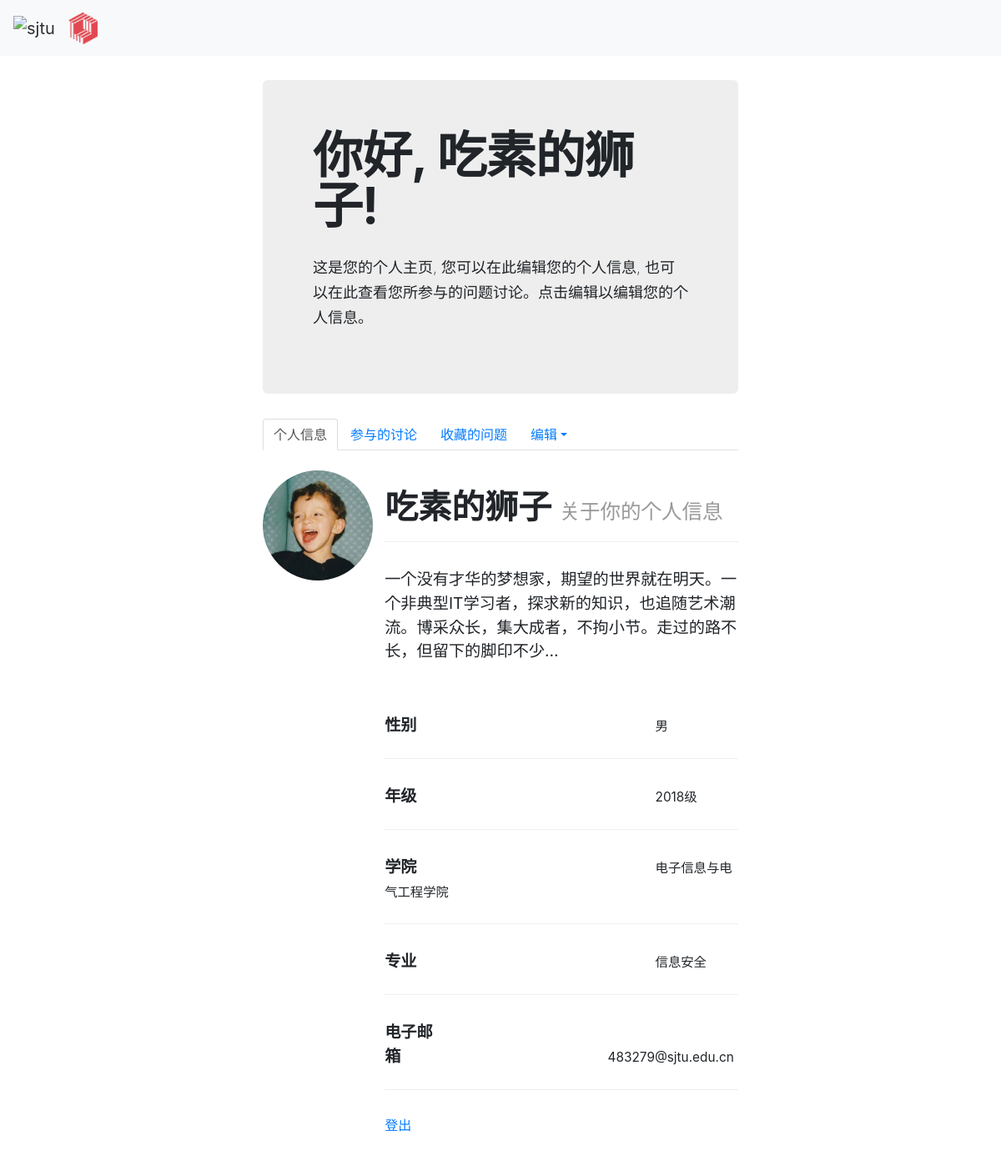
The page /qas_system/userpage/ (signed in) on the database as committed earlier.
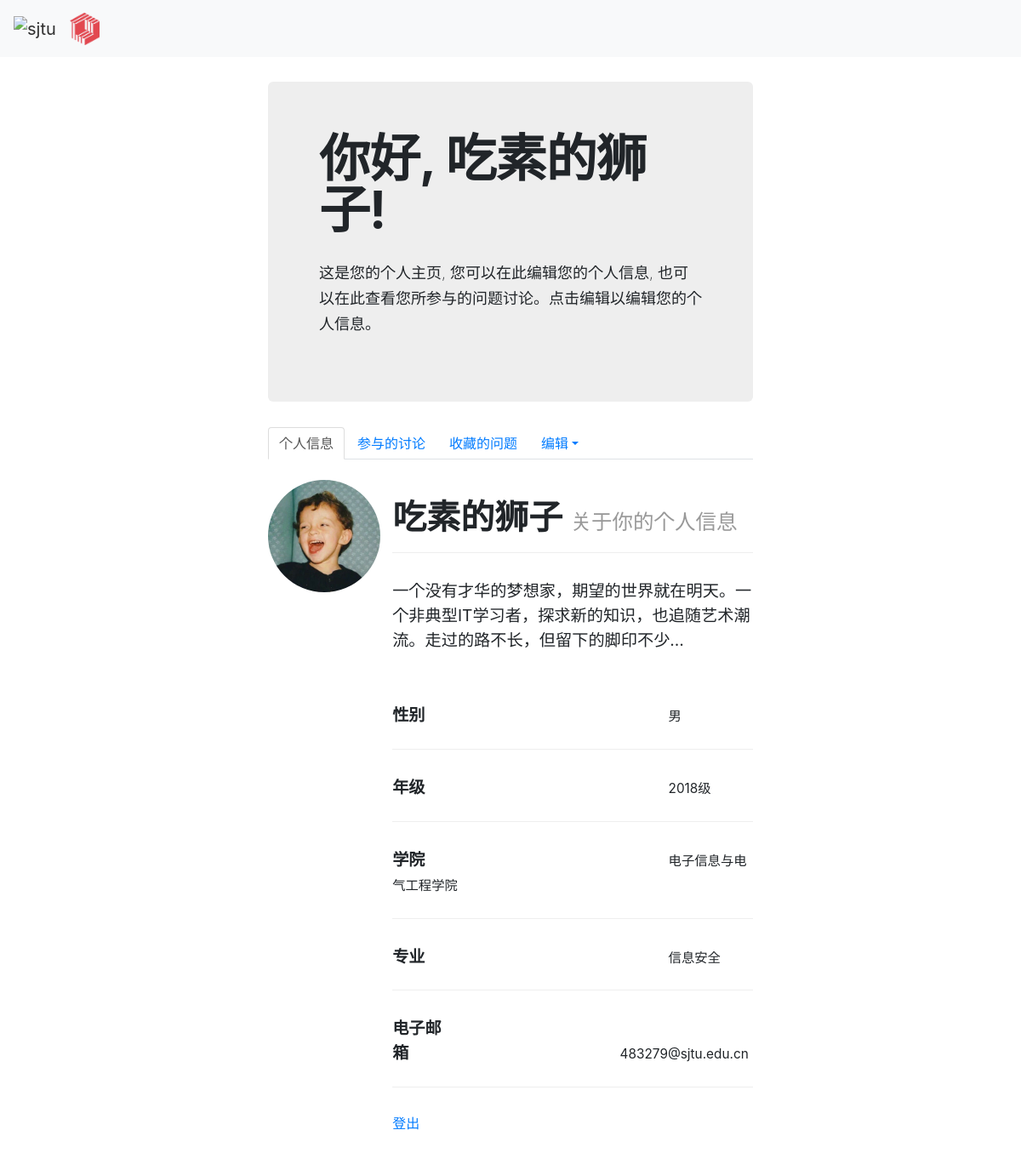
The same page on the database as committed later.
### qas_system/models.py (models this page shows, shortened)
class User(models.Model):
    user_name = models.CharField(verbose_name='用户名', max_length=30, blank=False, unique=True)
    password = models.CharField(verbose_name='密码', max_length=30, blank=False)
    avatar = models.ImageField(upload_to='avatar/', verbose_name='头像', blank=True, null=True)
    email = models.EmailField(default='', verbose_name='邮箱', blank=True, null=True)
    bio = models.TextField(max_length=500, default='', verbose_name='个人简介', blank=True, null=True)
    college = models.CharField(max_length=30, default='', verbose_name='学院', blank=True, null=True)
    major = models.CharField(max_length=20, default='', verbose_name='专业', blank=True, null=True)
    grade = models.CharField(max_length=20, default='', verbose_name='年级', blank=True, null=True)
    sex = models.CharField(max_length=2, default='', verbose_name='性别', blank=True, null=True)
    collect_question = models.ManyToManyField('Question')

### qas_system/views.py (the view)
# urls.py: path('userpage/', views.userpage, name='userpage'),  # 用户主页
def userpage(request):
    try:
        user = models.User.objects.get(id=request.session['user_id'])
    except KeyError:
        return HttpResponse("请先登录！")
    if request.method == "GET":
        return render(request, 'personal_homepage.html', {'user': user})

### templates/personal_homepage.html (shortened to what this page needs)
{% extends 'base.html' %}
{% load static %}
{% block link_before %}
<link href="{% static 'bootstrap-combined.min.css' %}" rel="stylesheet">
{% endblock %}
{% block link_after %}
    <link href="{% static 'layoutit.css'%}" rel="stylesheet">
{% endblock %}
{% block content %}
<div class="container-fluid">
	<div class="row-fluid">
		<div class="span3">
		</div>
		<div class="span6">
			<div class="hero-unit">
				<h1>
					<strong>你好, {{ user.user_name }}!</strong>
				</h1>
                <div>&nbsp;</div>
				<p>
					这是您的个人主页, 您可以在此编辑您的个人信息, 也可以在此查看您所参与的问题讨论。点击编辑以编辑您的个人信息。
				</p>
			</div>
			<ul class="nav nav-tabs">
				<li class="active">
					<a href="/qas_system/userpage/">个人信息</a>
				</li>
				<li>
					<a href="/qas_system/userpage/related_discuss/">参与的讨论</a>
				</li>
                <li>
					<a href="/qas_system/userpage/collect_question/">收藏的问题</a>
				</li>
				<li class="dropdown" >
                    <a href="#" data-toggle="dropdown" class="dropdown-toggle">编辑</a>
				</li>
			</ul>
            <div>&nbsp;</div>
			<div class="row-fluid">
				<div class="span3">
					{% if user.avatar %}
                        <img width="170" height="170" src="{{ user.avatar.url }}" class="img-circle"/>
                    {% else %}
                        <img width="170" height="170" src="/media/avatar/default0.jpg" class="img-circle"/>
                    {% endif %}
				</div>
				<div class="span9">
					<div class="page-header">
						<h1>
							<strong>{{ user.user_name }} </strong><small> 关于你的个人信息  </small>
						</h1>
					</div>
					<p class="text-left">
                        {% if user.bio %}
						    <big>{{ user.bio }}</big>
                        {% else %}
                            <big>您还没有编辑个人简介</big>
                        {% endif %}
					</p>
                    <p>&nbsp;</p>
					<div class="page-header" contenteditable="true">
                        {% if user.sex %}
                            <p><big><cite><strong>性别</strong> <small>{{ user.sex }}</small></cite></big></p>
                        {% endif %}
                    </div>
                    <div class="page-header" contenteditable="true">
                        {% if user.grade %}
                            <p><big><cite><strong>年级</strong> <small>{{ user.grade }}</small></cite></big></p>
                        {% endif %}
                    </div>
                    <div class="page-header" contenteditable="true">
                        {% if user.college %}
                            <p><big><cite><strong>学院</strong> <small>{{ user.college }}</small></cite></big></p>
                        {% endif %}
                    </div>
                    <div class="page-header" contenteditable="true">
                        {% if user.major %}
                            <p><big><cite><strong>专业</strong> <small>{{ user.major }}</small></cite></big></p>
                        {% endif %}
                    </div>
                    <div class="page-header" contenteditable="true">
                        {% if user.email %}
                            <p><big><cite><strong>电子邮箱</strong><small>{{ user.email }}</small></cite></big></p>
                        {% endif %}
                    </div>
                    <p>
                        <a href="/qas_system/logout/">登出</a>
                    </p>
				</div>
			</div>
		</div>
		<div class="span3">
		</div>
	</div>
</div>
{% endblock %}

Rows that differ between the two databases and show on the page:
changed User "吃素的狮子": bio "一个没有才华的梦想家，期望的世界就在明天。一个非典型IT学习者，探求新的知识，也追随艺术潮流。博采众长，集大成者，不拘小节。走过的路不长，但留下的脚印不少…" → "一个没有才华的梦想家，期望的世界就在明天。一个非典型IT学习者，探求新的知识，也追随艺术潮流。走过的路不长，但留下的脚印不少…"
